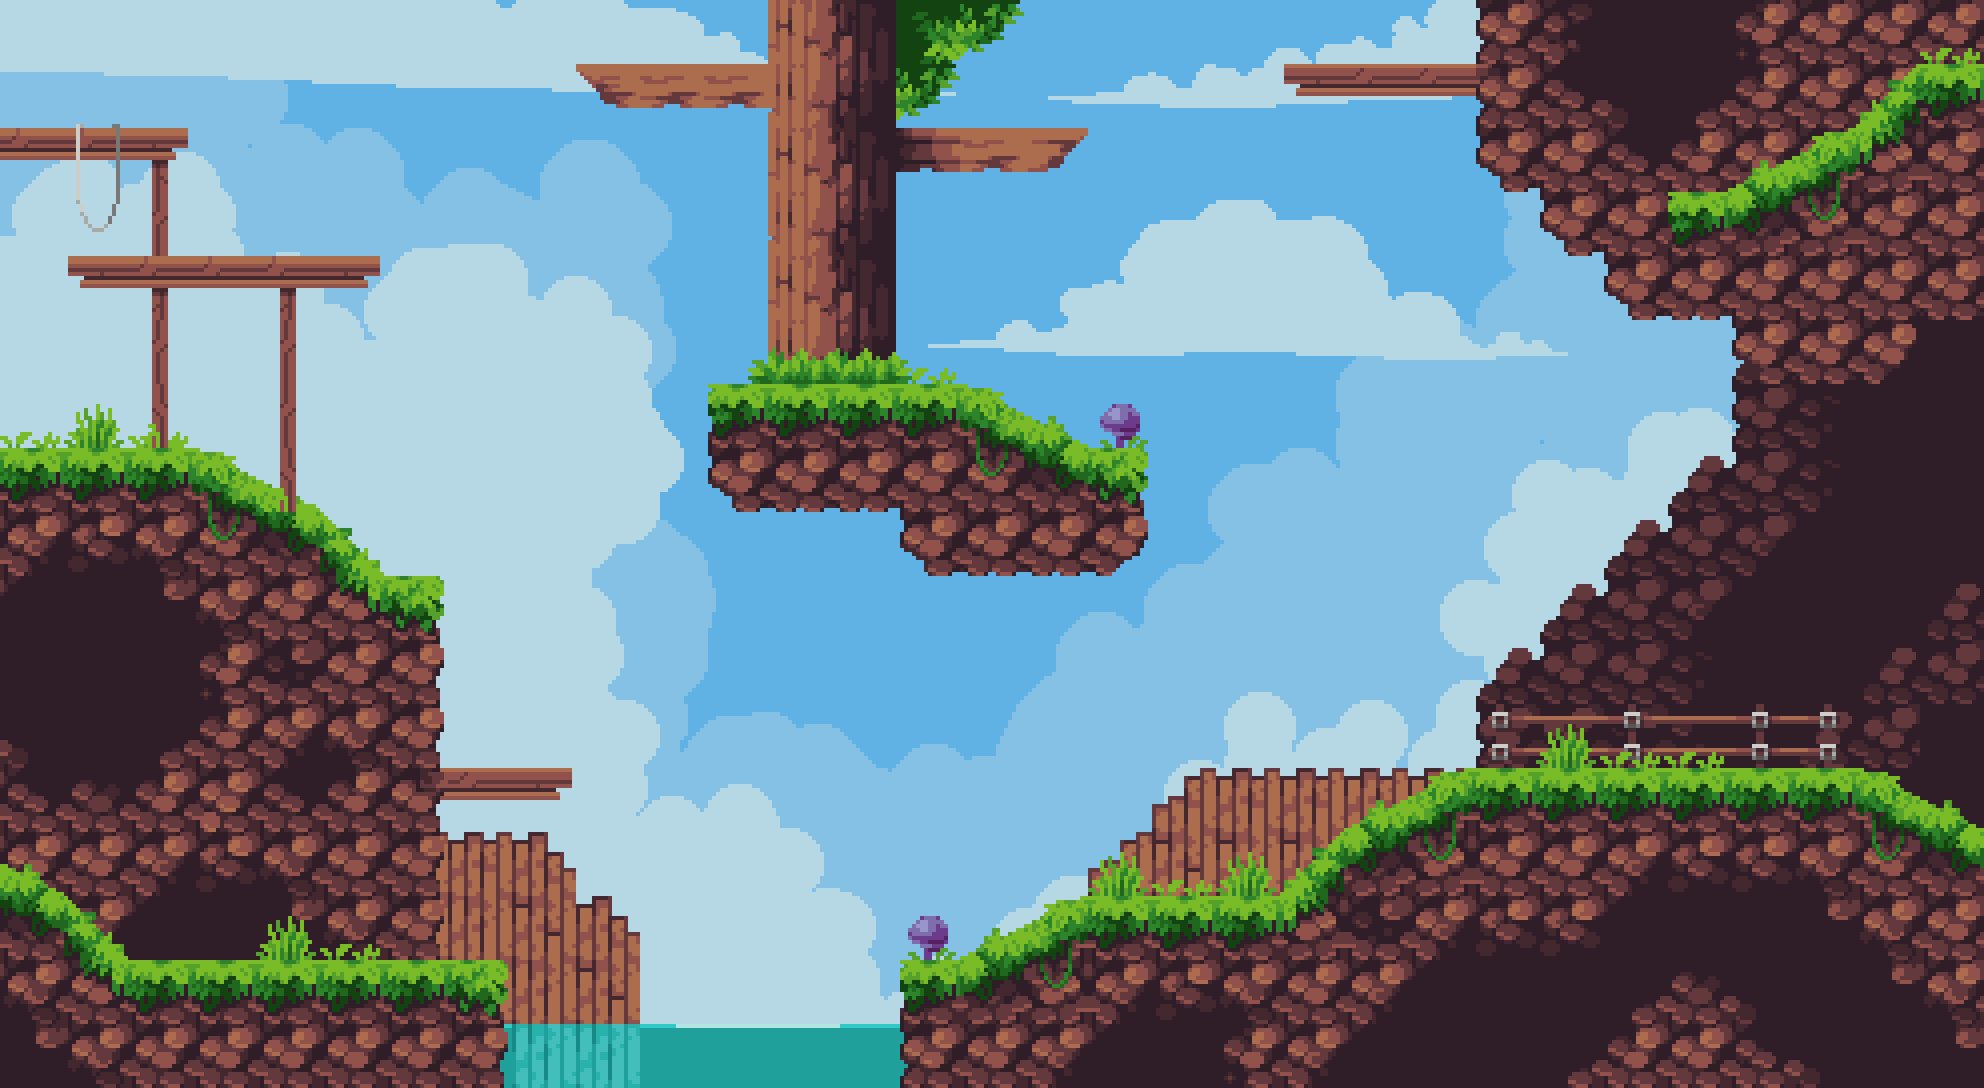

Below is a game level as drawn by its tile map, then a one-line description and the .tmx that defines it (tile-layer data replaced by summaries):
An orthogonal 62x34 tile map with 32x32 px tiles, 1 tile layer (Tile Layer 1) and 8 objects (8x platform).

<map version="1.10" tiledversion="1.11.2" orientation="orthogonal" renderorder="right-down" width="62" height="34" tilewidth="32" tileheight="32" infinite="0" nextlayerid="3" nextobjectid="73">
 <tileset firstgid="1" name="entrance" tilewidth="32" tileheight="32" tilecount="2108" columns="62">
  <image source="entrance.png" width="1984" height="1088" />
 </tileset>
 <layer id="1" name="Tile Layer 1" width="62" height="34" opacity="0.9">
  <data>[2108 cells, 2108 non-empty, 2108 distinct tile ids]</data>
 </layer>
 <objectgroup id="2" name="Object Layer 1">
  <object id="54" type="platform" x="0" y="960" width="512" height="128" />
  <object id="56" type="platform" x="0" y="864" width="128" height="96" />
  <object id="58" type="platform" x="512" y="1024" width="416" height="64" />
  <object id="62" type="platform" x="928" y="992" width="1056" height="96" />
  <object id="65" type="platform" x="1472" y="768" width="416" height="224" />
  <object id="69" type="platform" x="-32" y="576" width="480" height="128" />
  <object id="70" name="platform" type="platform" x="704" y="384" width="448" height="192" />
  <object id="71" type="platform" x="1664" y="64" width="320" height="224" />
 </objectgroup>
</map>
